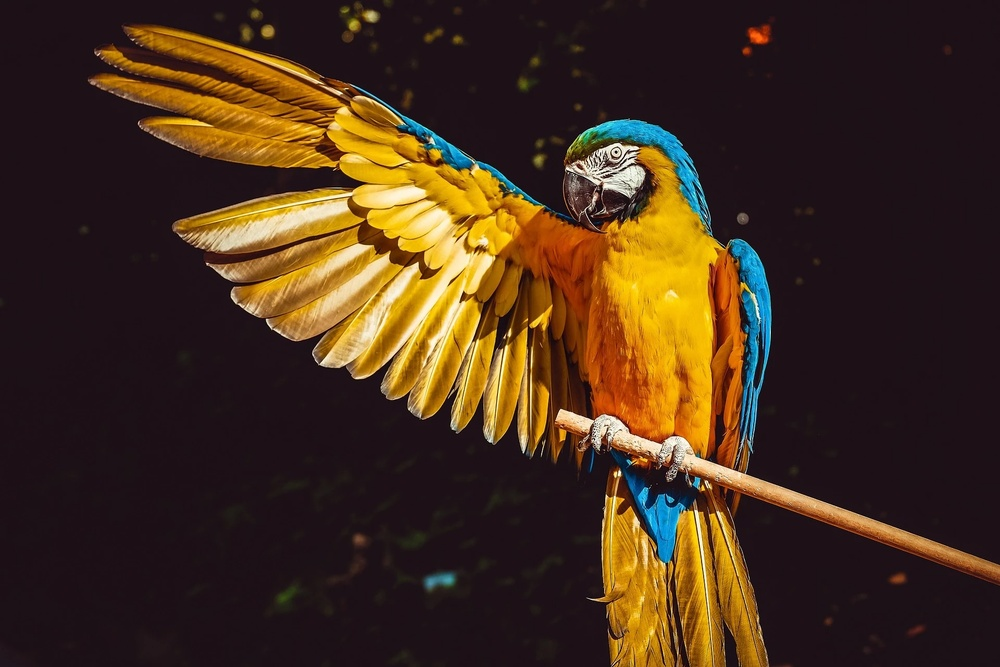
#> input picture Image/ara.jpg, 1000 x 667 px, shrunk from 1920 x 1280 before the run, found by its file name
$ python rotate.py
#> lines starting #> are read from the running program, lines starting #| are printed output that depends on the picture
import cv2

src = cv2.imread("Image/ara.jpg", cv2.IMREAD_COLOR)
#> src is the input picture: shape (667, 1000, 3); mean B, G, R 29.1, 47.4, 69.6

height, width, channel = src.shape
#> height = 667; width = 1000; channel = 3
matrix = cv2.getRotationMatrix2D((width/2, height/2), 90, 1)
dst = cv2.warpAffine(src, matrix, (width, height))
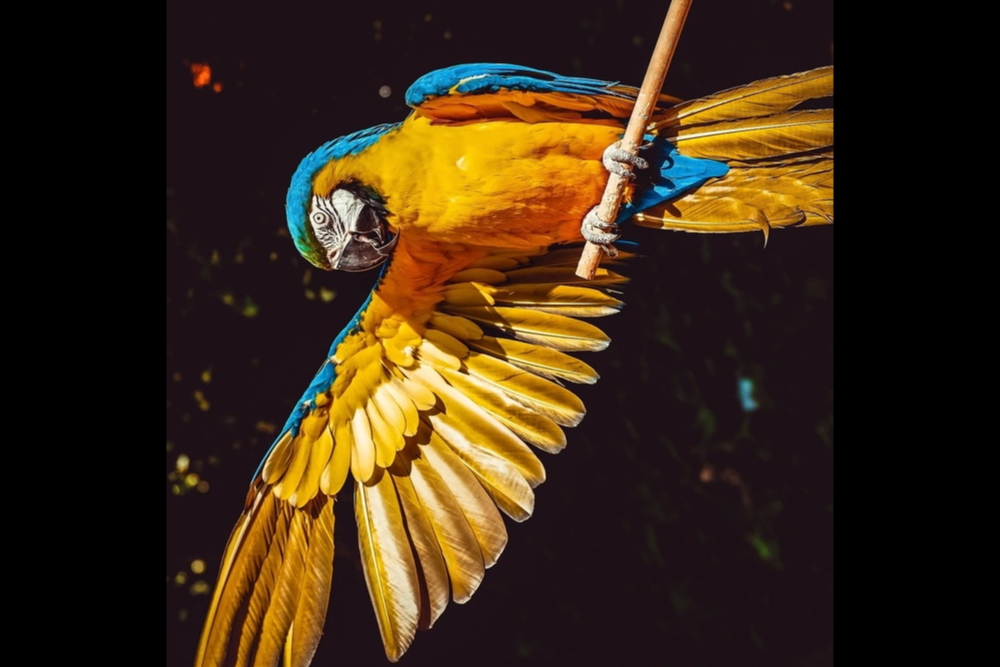
#> dst: shape (667, 1000, 3); mean B, G, R 21.4, 41.2, 58.6

cv2.imshow("src", src)
cv2.imshow("dst", dst)
cv2.waitKey()
cv2.destroyAllWindows()
